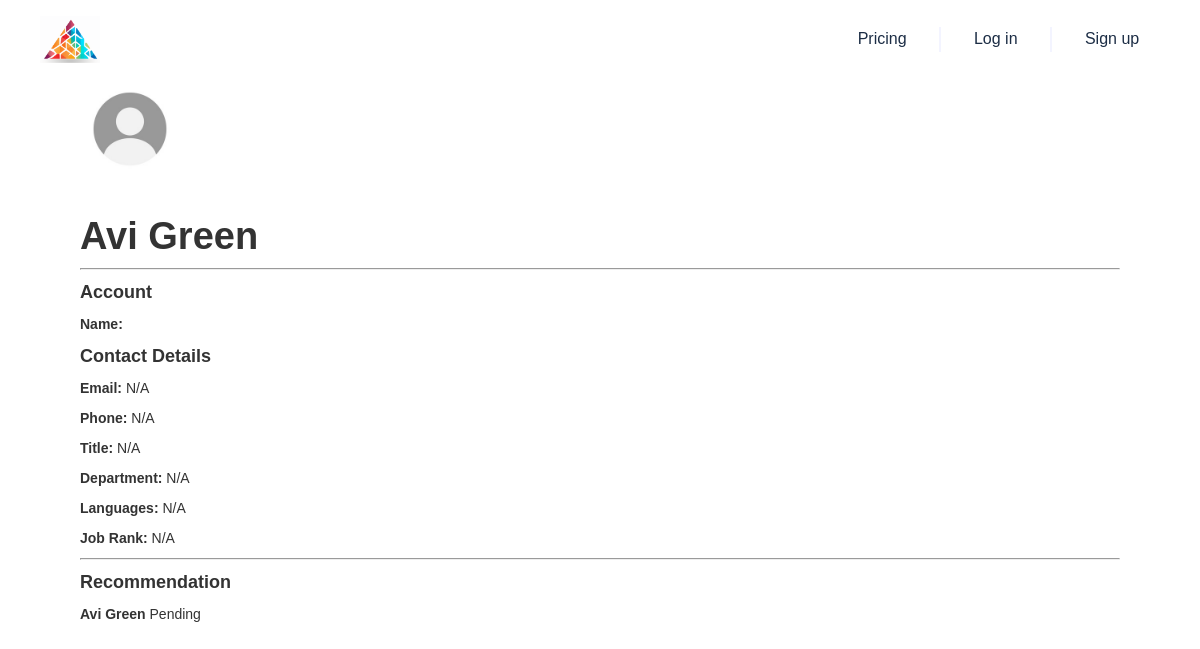
Page /contact/003Dp000004PLeQIAW on the earlier database version.
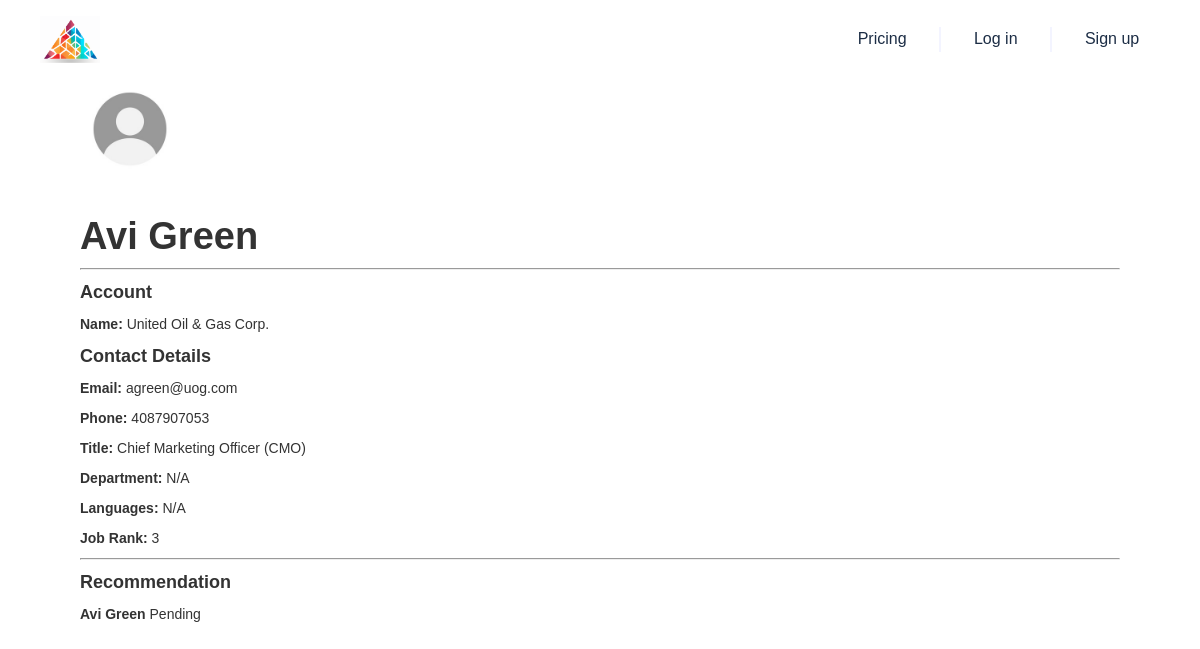
Same page on the later database version.
### app/models.py (models this page shows, shortened)
class Contact(db.Model):
    __tablename__ = 'contact'
    Id = db.Column(db.String, primary_key=True)
    IsDeleted = db.Column(db.Boolean)
    MasterRecordId = db.Column(db.String)
    AccountId = db.Column(db.String, db.ForeignKey('account.Id'))
    LastName = db.Column(db.String)
    FirstName = db.Column(db.String)
    Salutation = db.Column(db.String)
    Name = db.Column(db.String)
    MailingStreet = db.Column(db.String)
    MailingCity = db.Column(db.String)
    MailingState = db.Column(db.String)
    MailingPostalCode = db.Column(db.String)
    MailingCountry = db.Column(db.String)
    MailingLatitude = db.Column(db.Float)
    MailingLongitude = db.Column(db.Float)
    MailingGeocodeAccuracy = db.Column(db.String)
    Phone = db.Column(db.String)
    Fax = db.Column(db.String)
    MobilePhone = db.Column(db.String)
    HomePhone = db.Column(db.String)
    OtherPhone = db.Column(db.String)
    AssistantPhone = db.Column(db.String)
    ReportsToId = db.Column(db.String)
    Email = db.Column(db.String)
    Title = db.Column(db.String)
    Department = db.Column(db.String)
    AssistantName = db.Column(db.String)
    LeadSource = db.Column(db.String)
    Birthdate = db.Column(db.Date)
    Description = db.Column(db.String)
    OwnerId = db.Column(db.String)
    CreatedDate = db.Column(db.DateTime)
    CreatedById = db.Column(db.String)
    LastModifiedDate = db.Column(db.DateTime)
    LastModifiedById = db.Column(db.String)
    SystemModstamp = db.Column(db.DateTime)
    LastActivityDate = db.Column(db.Date)
    LastCURequestDate = db.Column(db.Date)
    LastCUUpdateDate = db.Column(db.Date)
    LastViewedDate = db.Column(db.Date)
    LastReferencedDate = db.Column(db.Date)
    EmailBouncedReason = db.Column(db.String)
    EmailBouncedDate = db.Column(db.Date)
    IsEmailBounced = db.Column(db.Boolean)
    PhotoUrl = db.Column(db.String)
    Jigsaw = db.Column(db.String)
    JigsawContactId = db.Column(db.String)
    CleanStatus = db.Column(db.String)
    IndividualId = db.Column(db.String)
    Level__c = db.Column(db.String)
    Languages__c = db.Column(db.String)
    JobRank = db.Column(db.Integer)
    Recommendation = db.Column(db.Text)
    IsPartnerRep = db.Column(db.Boolean, default=False)
    LinkedInUrl = db.Column(db.String)

class Account(db.Model):
    __tablename__ = 'account'
    Id = db.Column(db.String, primary_key=True)
    IsDeleted = db.Column(db.Boolean)
    MasterRecordId = db.Column(db.String)
    Name = db.Column(db.String)
    Type = db.Column(db.String)
    ParentId = db.Column(db.String)
    BillingStreet = db.Column(db.String)
    BillingCity = db.Column(db.String)
    BillingState = db.Column(db.String)
    BillingPostalCode = db.Column(db.String)
    BillingCountry = db.Column(db.String)
    BillingLatitude = db.Column(db.Float)
    BillingLongitude = db.Column(db.Float)
    BillingGeocodeAccuracy = db.Column(db.String)
    ShippingStreet = db.Column(db.String)
    ShippingCity = db.Column(db.String)
    ShippingState = db.Column(db.String)
    ShippingPostalCode = db.Column(db.String)
    ShippingCountry = db.Column(db.String)
    ShippingLatitude = db.Column(db.Float)
    ShippingLongitude = db.Column(db.Float)
    ShippingGeocodeAccuracy = db.Column(db.String)
    Phone = db.Column(db.String)
    Fax = db.Column(db.String)
    AccountNumber = db.Column(db.String)
    Website = db.Column(db.String)
    PhotoUrl = db.Column(db.String)
    Sic = db.Column(db.String)
    Industry = db.Column(db.String)
    AnnualRevenue = db.Column(db.Float)
    NumberOfEmployees = db.Column(db.Integer)
    Ownership = db.Column(db.String)
    TickerSymbol = db.Column(db.String)
    Description = db.Column(db.String)
    Rating = db.Column(db.String)
    Site = db.Column(db.String)
    OwnerId = db.Column(db.String)
    CreatedDate = db.Column(db.DateTime)
    CreatedById = db.Column(db.String)
    LastModifiedDate = db.Column(db.DateTime)
    LastModifiedById = db.Column(db.String)
    SystemModstamp = db.Column(db.DateTime)
    LastActivityDate = db.Column(db.Date)
    LastViewedDate = db.Column(db.Date)
    LastReferencedDate = db.Column(db.Date)
    Jigsaw = db.Column(db.String)
    JigsawCompanyId = db.Column(db.String)
    CleanStatus = db.Column(db.String)
    AccountSource = db.Column(db.String)
    DunsNumber = db.Column(db.String)
    Tradestyle = db.Column(db.String)
    NaicsCode = db.Column(db.String)
    NaicsDesc = db.Column(db.String)
    YearStarted = db.Column(db.String)
    SicDesc = db.Column(db.String)
    DandbCompanyId = db.Column(db.String)
    OperatingHoursId = db.Column(db.String)
    CustomerPriority__c = db.Column(db.String)
    SLA__c = db.Column(db.String)
    Active__c = db.Column(db.String)
    NumberofLocations__c = db.Column(db.Float)
    UpsellOpportunity__c = db.Column(db.String)
    SLASerialNumber__c = db.Column(db.String)
    SLAExpirationDate__c = db.Column(db.Date)
    Rank = db.Column(db.Integer)
    Notes = db.Column(db.Text)
    Score = db.Column(db.Float)
    Overview = db.Column(db.Text)
    Products = db.Column(db.Text)
    Market = db.Column(db.Text)
    Achievements = db.Column(db.Text)
    IndustryPain = db.Column(db.Text)
    Concerns = db.Column(db.Text)
    OperationalChallenges = db.Column(db.Text)
    LatestNews = db.Column(db.Text)
    RecentEvents = db.Column(db.Text)
    CustomerFeedback = db.Column(db.Text)
    RecentPartnerships = db.Column(db.Text)
    Recommendations = db.Column(db.Text)
    Headcount = db.Column(db.Integer)
    TechColumn = db.Column(db.String)
    IntegrationStatus = db.Column(db.Enum('integration', 'neutral', 'competitor', name='integration_status_enum'))
    SubIndustry = db.Column(db.String)

### app/contacts.py (the view)
@contacts_blueprint.route('/contact/<contact_id>')
def contact_details(contact_id):
    from app.prospecting import prospecting_with_contact
    contact = Contact.query.get(contact_id)
    associated_account = Account.query.get(contact.AccountId)
    rec = contact.Recommendation
    if rec is None:
        def background_task():
            contact.Recommendation = prospecting_with_contact(contact_id)
            db.session.add(contact)
            db.session.commit()
        thread = Thread(target=background_task)
        thread.start()
    return render_template('contact_detail.html', contact=contact, associated_account=associated_account, rec=rec)

### templates/contact_detail.html
{% extends "base.html" %}
{% block content %}
    <div class="container mt-3">
        <div class="row justify-content-center">
            <div class="col-12 text-center mb-4">
                <img src="../static/img/default_profile.jpg" alt="Default Profile" class="img-fluid rounded-circle" style="width: 100px; margin-bottom: 15px;">
                <h1>{{ contact.Name }}</h1>
            </div>
        </div>
        <div class="row">
            <div class="col-md-10 col-sm-12">
                <hr>
                <h4>Account</h4>
                <p><strong>Name:</strong> {{ associated_account.Name }}</p>
                <h4>Contact Details</h4>
                <p><strong>Email:</strong> <a href="mailto:mamaral@acrisure.com">{{ contact.Email or 'N/A'}}</a></p>
                <p><strong>Phone:</strong> {{ contact.Phone or 'N/A' }}</p>
                <p><strong>Title:</strong> {{ contact.Title or 'N/A' }}</p>
                <p><strong>Department:</strong> {{ contact.Department or 'N/A' }}</p>
                <p><strong>Languages:</strong> {{ contact.Languages__c or 'N/A' }}</p>
                <p><strong>Job Rank:</strong> {{ contact.JobRank or 'N/A' }}</p>
            </div>
            <div class="col-md-10 col-sm-12">
                <hr>
                <h4>Recommendation</h4>
                <p><strong>{{ contact.Name }}</strong> {{ rec if rec else 'Pending' }}</p>
            </div>
        </div>
    </div>
{% endblock %}

Differences in the rows shown:
changed Contact "Avi Green": Email "N/A" → "agreen@uog.com"; Phone "N/A" → "4087907053"; Title "N/A" → "Chief Marketing Officer (CMO)"; JobRank "N/A" → "3"
now on this page (row edited): Account: Name "United Oil & Gas Corp."
